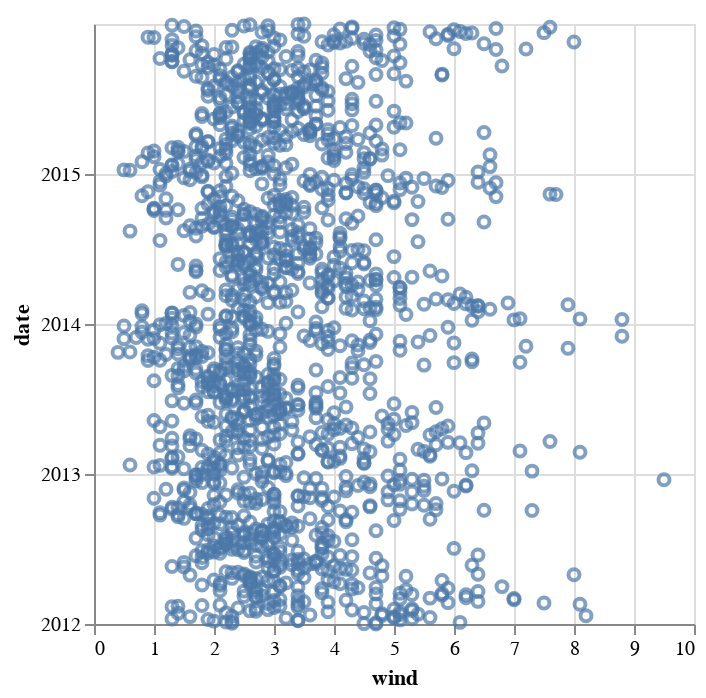

This figure's notebook cell:
### Code cell
import itertools

column_pairs = list(itertools.combinations(df.columns, 2))
all_cost_draco = []
all_recommendations = []
all_score_llm= []
for columns in column_pairs :
    col1 = columns[0]
    col2 = columns[1]
    input_spec = input_spec_base + [
        # Ajouter la première colonne
        f"entity(encoding,m0,e0).",
        f"attribute((encoding,field),e0,{col1.strip()}).",

        # Ajouter la deuxième colonne
        f"entity(encoding,m0,e1).",
        f"attribute((encoding,field),e1,{col2.strip()}).",
    ]
    recommendations, cost_draco = recommend_charts(spec=input_spec, draco=d, num=5, display_chart=False)
    score_llm = score_with_llm(df, recommendations)
    all_cost_draco.extend(cost_draco)
    all_recommendations.extend(recommendations)
    all_score_llm.extend(score_llm)
return_best_chart(all_score_llm, all_cost_draco, all_recommendations, df)

### Figure 1 — Vega-Lite specification as saved in the notebook (floating-point values rounded to 4 significant figures; data arrays with more than 128 entries replaced by an {"elided": "..."} marker saying what was removed)
{"config": {"view": {"continuousWidth": 300, "continuousHeight": 300}}, "data": {"name": "data-6881b3c76720a51ecae2e2fb5659aff4"}, "mark": {"type": "point"}, "encoding": {"x": {"field": "wind", "scale": {"type": "linear", "zero": true}, "type": "quantitative"}, "y": {"field": "date", "scale": {"type": "linear", "zero": true}, "type": "temporal"}}, "$schema": "https://vega.github.io/schema/vega-lite/v5.20.1.json", "datasets": {"data-6881b3c76720a51ecae2e2fb5659aff4": {"elided": "1461 records"}}}
